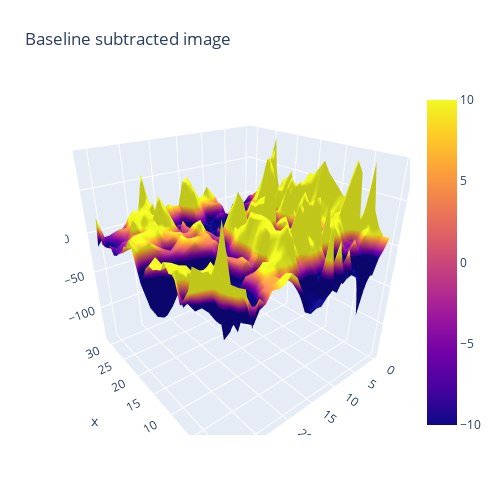

The cell this chart's notebook holds for it:
### Code cell
# Read data from a csv
img = flat_imgs[-1]
div = 1 / np.sqrt(abs(img))
div = np.nan_to_num(div, nan=1)
z  = img

fig = go.Figure(data=[go.Surface(z=z, cmin=-10, cmax=10)])
fig.update_layout(title='Baseline subtracted image', autosize=False,
                  width=500, height=500,
                  margin=dict(l=65, r=50, b=65, t=90))

fig.show()

### Figure 1 — Plotly figure (JSON) as saved in the notebook; plotly's stock layout.template omitted (floating-point values rounded to 4 significant figures; data arrays with more than 128 entries replaced by an {"elided": "..."} marker saying what was removed)
{"data": [{"cmax": 10, "cmin": -10, "type": "surface", "z": {"elided": "32x32 float values"}}], "layout": {"autosize": false, "height": 500, "margin": {"b": 65, "l": 65, "r": 50, "t": 90}, "scene": {"aspectmode": "auto", "aspectratio": {"x": 1, "y": 1, "z": 1}, "camera": {"center": {"x": 0, "y": 0, "z": 0}, "eye": {"x": -1.336, "y": 1.089, "z": 0.8948}, "projection": {"type": "perspective"}, "up": {"x": 0, "y": 0, "z": 1}}}, "title": {"text": "Baseline subtracted image"}, "width": 500}}
